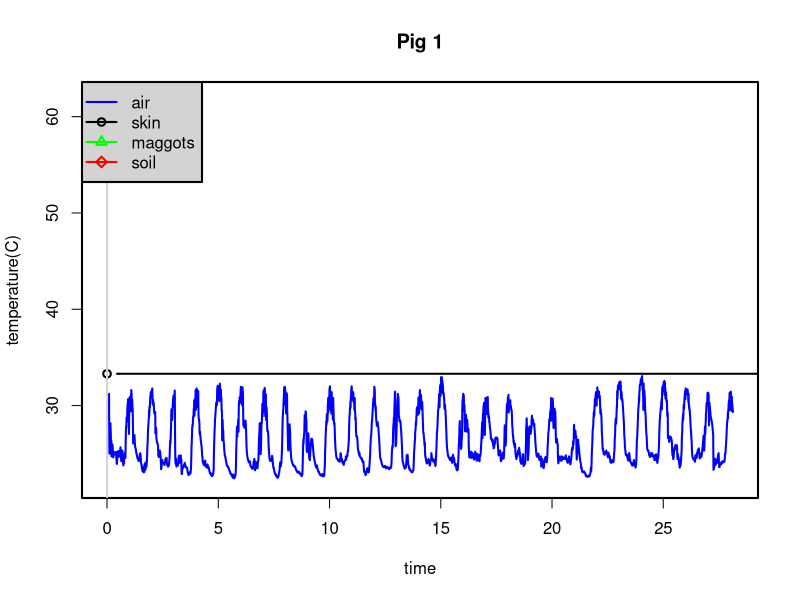
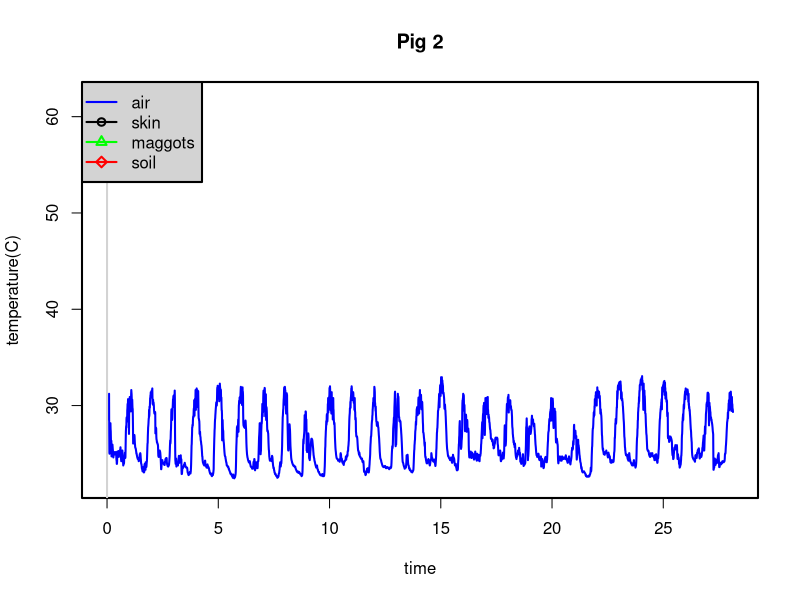
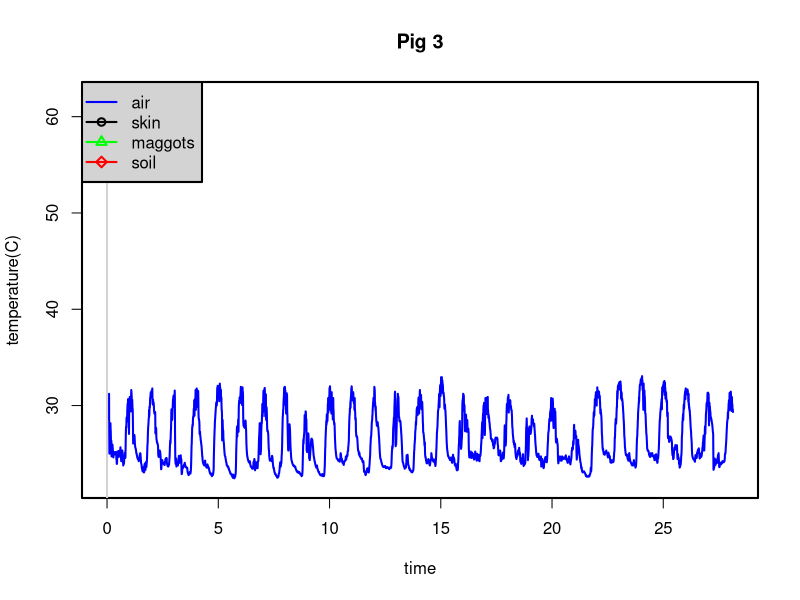

R code for these plots, in order:
#
# This R script processes temperature measurements from an infrared
# thermometer measuring pig skin temperature, maggot mass temperature,
# and adjacent soil temperature. Air temperature comes from a Davis 
# Instruments weather station set up nearby.
#
########################################################################

# Clean up workspace by removing all objects
# We don't want to trip on anything

rm(list=ls())

# Get ten minute data for air temperature values

tmdata = read.csv("TenMinuteData.csv", as.is=2)
tmdata$t = as.POSIXct(strptime(tmdata$t, "%Y-%m-%d %H:%M:%s"))

# Get IR thermometer measurements for skin, maggot mass, and soil surface

data = read.csv("LaserTemps2.csv", as.is=1)
data$t = as.POSIXct(strptime(data$t, "%Y-%m-%d %H:%M"))
start = min(data$t)
stop = max(data$t)

# Add post mortem inteval column to tmdata and data

PMI = round((data$t - start)*(60*60*24),1)
data = cbind(data, PMI)
PMI = round((tmdata$t - start)*(60*60*24),1)
tmdata = cbind(tmdata, PMI)

# Plot data for each pig

  # Set line thickness for plots

  par(lwd=2)

  # Make a vector for verticle line at each midnight

  vlines = trunc(tmdata$t, "days") # strip hours, minutes, seconds
  vlines = unique(as.character(vlines)) # find unique values
  vlines = as.POSIXct(vlines) # convert back to datetime

for (i in 1:3){
  pig = data[data$pig==i,]

  # Plot air temp. then all data for Pig i

  plot(TempOut~PMI,tmdata, type="l", ylim=c(22,62), col="blue",
    main=paste("Pig", i), xlab="time", ylab="temperature(C)")
  points(skin~PMI, pig, type="b", col="black", pch=1)
  points(maggots~PMI, pig, type="b", col="green", pch=2)
  points(soil~PMI, pig, type="b", col="red", pch=5)
  abline(v=vlines, col="lightgray")
  legend("topleft", c("air","skin","maggots","soil"), 
    col=c("blue","black","green","red"), pch=c(NA,1,2,5), lwd=2, bg="lightgray");
}
